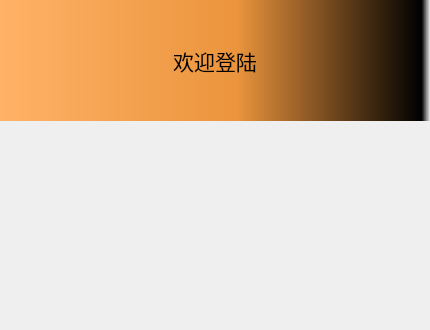
<?xml version="1.0" encoding="UTF-8"?>
<ui version="4.0">
 <class>Widget</class>
 <widget class="QWidget" name="Widget">
  <property name="geometry">
   <rect>
    <x>0</x>
    <y>0</y>
    <width>430</width>
    <height>330</height>
   </rect>
  </property>
  <property name="minimumSize">
   <size>
    <width>430</width>
    <height>330</height>
   </size>
  </property>
  <property name="maximumSize">
   <size>
    <width>430</width>
    <height>330</height>
   </size>
  </property>
  <property name="windowTitle">
   <string>Widget</string>
  </property>
  <widget class="QLabel" name="label">
   <property name="geometry">
    <rect>
     <x>0</x>
     <y>0</y>
     <width>430</width>
     <height>121</height>
    </rect>
   </property>
   <property name="minimumSize">
    <size>
     <width>430</width>
     <height>0</height>
    </size>
   </property>
   <property name="maximumSize">
    <size>
     <width>430</width>
     <height>16777215</height>
    </size>
   </property>
   <property name="font">
    <font>
     <family>宋体</family>
     <pointsize>16</pointsize>
    </font>
   </property>
   <property name="styleSheet">
    <string notr="true">background-color: qlineargradient(spread:pad, x1:0, y1:0, x2:1, y2:0, stop:0 rgba(255, 178, 102, 255), stop:0.55 rgba(235, 148, 61, 255), stop:0.98 rgba(0, 0, 0, 255), stop:1 rgba(0, 0, 0, 0));</string>
   </property>
   <property name="text">
    <string>欢迎登陆</string>
   </property>
   <property name="alignment">
    <set>Qt::AlignCenter</set>
   </property>
   <property name="openExternalLinks">
    <bool>true</bool>
   </property>
  </widget>
 </widget>
 <layoutdefault spacing="6" margin="11"/>
 <resources/>
 <connections/>
</ui>
